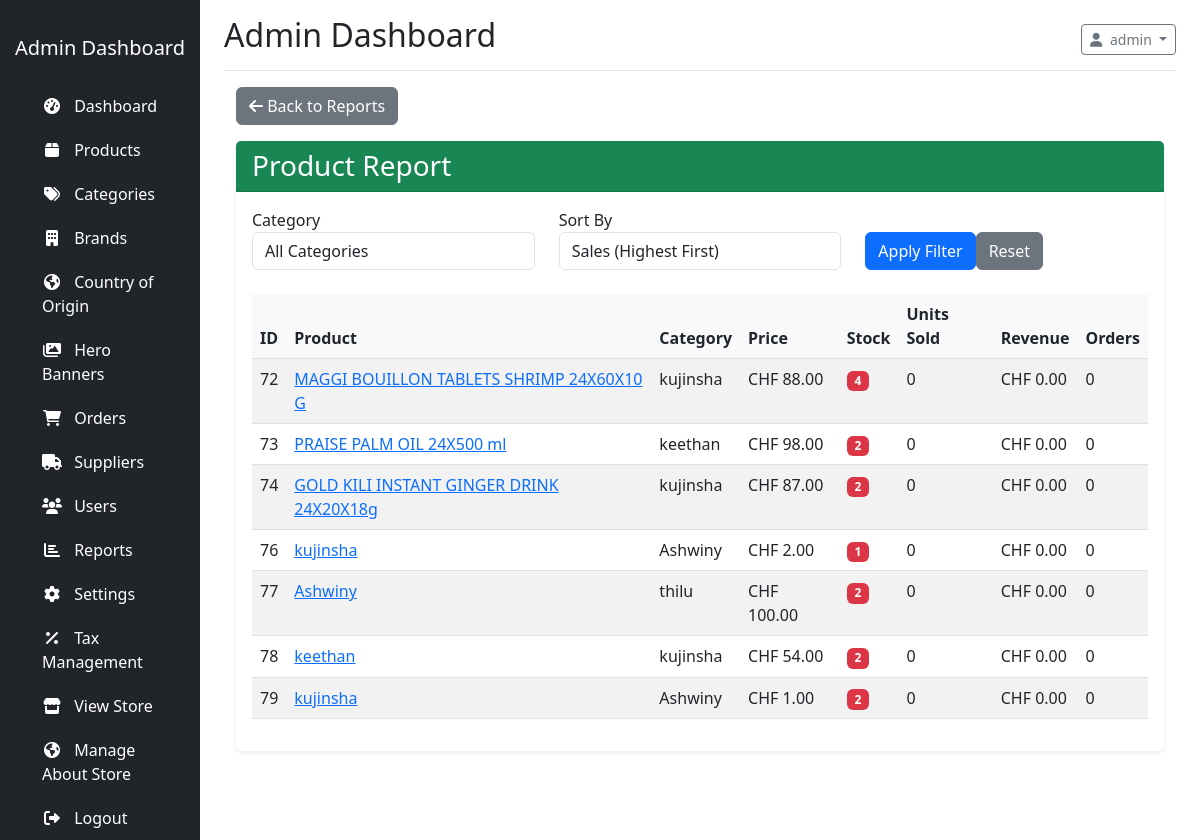
/?controller=report&action=products (signed in), run on an earlier commit of the app's database.
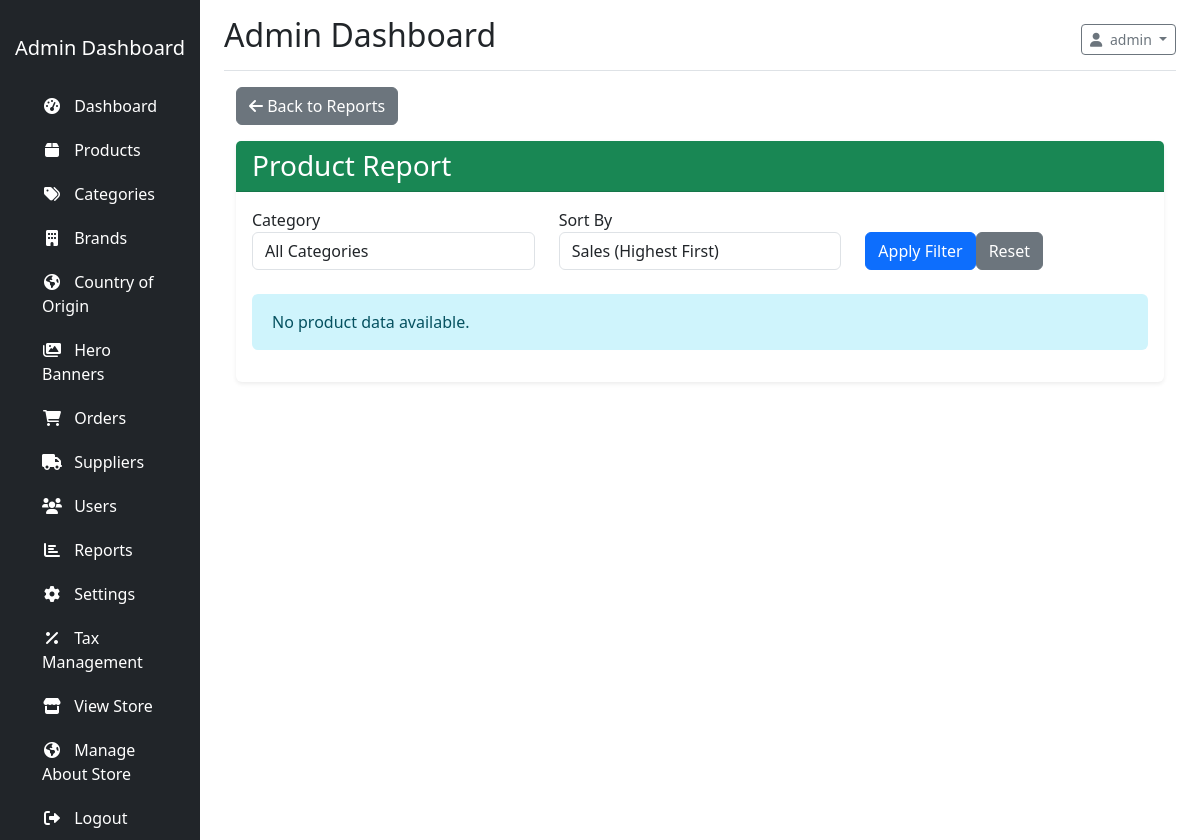
And on a later commit of the database.
### tables this page shows
CREATE TABLE IF NOT EXISTS `products` (
  `id` int NOT NULL AUTO_INCREMENT,
  `name` varchar(255) NOT NULL,
  `description` text,
  `price` decimal(10,2) NOT NULL,
  `sale_price` decimal(10,2) DEFAULT NULL,
  `stock_quantity` int NOT NULL DEFAULT '0',
  `sku` varchar(50) DEFAULT NULL,
  `category_id` int DEFAULT NULL,
  `brand_id` int DEFAULT NULL,
  `image` varchar(255) DEFAULT NULL,
  `status` enum('active','inactive','out_of_stock') DEFAULT 'active',
  `created_at` timestamp NULL DEFAULT CURRENT_TIMESTAMP,
  `updated_at` timestamp NULL DEFAULT CURRENT_TIMESTAMP ON UPDATE CURRENT_TIMESTAMP,
  `add_date` date NOT NULL DEFAULT (curdate()),
  `expiry_date` date DEFAULT NULL,
  `is_new` tinyint(1) NOT NULL DEFAULT '0',
  `country_id` int DEFAULT NULL,
  `price2` decimal(10,2) DEFAULT NULL,
  `price3` decimal(10,2) DEFAULT NULL,
  PRIMARY KEY (`id`),
  UNIQUE KEY `sku` (`sku`),
  KEY `category_id` (`category_id`),
  KEY `fk_products_brands` (`brand_id`)
);

CREATE TABLE IF NOT EXISTS `categories` (
  `id` int NOT NULL AUTO_INCREMENT,
  `name` varchar(100) NOT NULL,
  `description` text,
  `icon` varchar(50) DEFAULT NULL,
  `image` varchar(255) DEFAULT NULL,
  `parent_id` int DEFAULT NULL,
  `status` tinyint(1) DEFAULT '1',
  `created_at` timestamp NULL DEFAULT CURRENT_TIMESTAMP,
  `updated_at` timestamp NULL DEFAULT CURRENT_TIMESTAMP ON UPDATE CURRENT_TIMESTAMP,
  `tax_id` int DEFAULT NULL,
  PRIMARY KEY (`id`),
  KEY `parent_id` (`parent_id`),
  KEY `fk_categories_tax` (`tax_id`)
);

CREATE TABLE IF NOT EXISTS `settings` (
  `id` int NOT NULL AUTO_INCREMENT,
  `key` varchar(100) NOT NULL,
  `value` text,
  `group` varchar(50) DEFAULT 'general',
  `created_at` timestamp NULL DEFAULT CURRENT_TIMESTAMP,
  `updated_at` timestamp NULL DEFAULT CURRENT_TIMESTAMP ON UPDATE CURRENT_TIMESTAMP,
  PRIMARY KEY (`id`),
  UNIQUE KEY `key` (`key`)
);

### app/controllers/ReportController.php (called while the page is built, shortened)
<?php
class ReportController extends Controller {
    private $productModel;
    public function __construct() {
        $this->productModel = $this->model('Product');
    }
    public function products() {
        $categoryId = $this->get('category_id', 0);
        $sortBy = $this->get('sort_by', 'sales');
        $productData = $this->productModel->getProductReport($categoryId, $sortBy);
        $categoryModel = $this->model('Category');
        $categories = $categoryModel->getActiveCategories();
        $this->view('admin/reports/products', [
            'productData' => $productData,
            'categories' => $categories,
            'categoryId' => $categoryId,
            'sortBy' => $sortBy
        ]);
    }
}

### config/database.php (called while the page is built, shortened)
<?php
class Database {
    private $host = DB_HOST;
    private $user = DB_USER;
    private $pass = DB_PASS;
    private $dbname = DB_NAME;
    private $conn;
    private $stmt;
    public function __construct() {
        $dsn = 'mysql:host=' . $this->host . ';dbname=' . $this->dbname;
        $options = array(
            PDO::ATTR_PERSISTENT => true,
            PDO::ATTR_ERRMODE => PDO::ERRMODE_EXCEPTION,
            PDO::ATTR_DEFAULT_FETCH_MODE => PDO::FETCH_ASSOC,
            PDO::ATTR_EMULATE_PREPARES => false
        );
        try {
            $this->conn = new PDO($dsn, $this->user, $this->pass, $options);
        } catch(PDOException $e) {
            $this->error = $e->getMessage();
        }
    }
    public function query($query) {
        $this->stmt = null;
        try {
            $this->stmt = $this->conn->prepare($query);
            return true;
        } catch(PDOException $e) {
            $this->error = $e->getMessage();
            error_log('PDO Query Error: ' . $this->error . ' - Query: ' . $query);
            throw $e;
        }
    }
    public function bind($param, $value, $type = null) {
        if(is_null($type)) {
            switch(true) {
                case is_int($value):
                    $type = PDO::PARAM_INT;
                    break;
                default:
                    $type = PDO::PARAM_STR;
            }
        }
        try {
            $result = $this->stmt->bindValue($param, $value, $type);
            return true;
        } catch(PDOException $e) {
            $this->error = $e->getMessage();
            error_log('PDO Bind Error: ' . $this->error . ' - Param: ' . $param);
            return false;
        }
    }
    public function execute() {
        try {
            return $this->stmt->execute();
        } catch(PDOException $e) {
            $this->error = $e->getMessage();
            error_log('Execute Error: ' . $this->error);
            return false;
        }
    }
    public function resultSet() {
        try {
            if(!$this->execute()) {
                return [];
            }
            return $this->stmt->fetchAll();
        } catch(PDOException $e) {
            $this->error = $e->getMessage();
            error_log('ResultSet Error: ' . $this->error);
            return [];
        }
    }
    public function single() {
        try {
            if(!$this->execute()) {
                return false;
            }
            return $this->stmt->fetch();
        } catch(PDOException $e) {
            $this->error = $e->getMessage();
            error_log('Single Error: ' . $this->error);
            return false;
        }
    }
}

### app/models/Product.php (called while the page is built, shortened)
<?php
if (class_exists('Product')) {
    return;
}
class Product extends Model {
    protected $db;
    protected $table = 'products';
    public function __construct($db = null) {
        if ($db instanceof Database) {
            $this->db = $db;
        } else {
            $this->db = new Database;
        }
    }
    public function getProductReport($categoryId = 0, $sortBy = 'sales') {
        $categoryFilter = $categoryId > 0 ? "AND p.category_id = :category_id" : "";
        $orderBy = "total_sold DESC";
        switch($sortBy) {
            case 'sales':
            default:
                $orderBy = "total_sold DESC";
                break;
        }
        $sql = "SELECT p.*, c.name as category_name,
                SUM(IFNULL(oi.quantity, 0)) as total_sold,
                COUNT(DISTINCT o.id) as order_count,
                SUM(IFNULL(oi.quantity * oi.price, 0)) as revenue
                FROM {$this->table} p
                LEFT JOIN categories c ON p.category_id = c.id
                LEFT JOIN order_items oi ON p.id = oi.product_id
                LEFT JOIN orders o ON oi.order_id = o.id
                WHERE p.status = :status {$categoryFilter}
                GROUP BY p.id
                ORDER BY {$orderBy}";
        if(!$this->db->query($sql)) {
            $this->lastError = $this->db->getError();
            return [];
        }
        $this->db->bind(':status', 'active');
        return $this->db->resultSet();
    }
}

### app/helpers.php (called while the page is built, shortened)
<?php
function formatCurrency($amount, $currency = null) {
    if ($currency === null) {
        $settingModel = new Setting();
        $currency = $settingModel->getSetting('store_currency_symbol', '₹');
    }
    return $currency . ' ' . number_format((float)$amount, 2);
}

### app/models/Model.php (called while the page is built, shortened)
<?php
require_once ROOT_PATH . 'config/database.php';
class Model {
    public function __construct() {
        try {
            $this->db = new Database();
        } catch (Exception $e) {
            error_log('Database connection error in Model: ' . $e->getMessage());
            throw new Exception('Failed to connect to database. Please check your configuration.');
        }
    }
}

### app/models/Setting.php (called while the page is built, shortened)
<?php
class Setting extends Model {
    protected $table = 'settings';
    public function getSetting($key, $default = null) {
        $sql = "SELECT value FROM {$this->table} WHERE `key` = :key";
        if(!$this->db->query($sql)) {
            $this->lastError = $this->db->getError();
            return $default;
        }
        $this->db->bind(':key', $key);
        $result = $this->db->single();
        return $result ? $result['value'] : $default;
    }
}

### app/views/admin/reports/products.php (the view, shortened to what the changed rows need)
<?php require_once APP_PATH . 'views/admin/layouts/header.php'; ?>
<div class="container-fluid">
    <div class="row">
        <div class="col-md-12">
            <div class="card shadow-sm">
                <div class="card-body">
                    <form action="<?php echo BASE_URL; ?>?controller=report&action=products" method="GET" class="mb-4">
                        <div class="row">
                        </div>
                    </form>
                    <?php if(empty($productData)): ?>
                        <div class="alert alert-info">No product data available.</div>
                    <?php else: ?>
                        <div class="table-responsive">
                            <table class="table table-striped table-hover">
                                <thead>
                                    <tr>
                                        <th>ID</th>
                                        <th>Product</th>
                                        <th>Category</th>
                                        <th>Price</th>
                                        <th>Stock</th>
                                        <th>Units Sold</th>
                                        <th>Revenue</th>
                                        <th>Orders</th>
                                    </tr>
                                </thead>
                                <tbody>
                                    <?php foreach($productData as $product): ?>
                                        <tr>
                                            <td><?php echo $product['id']; ?></td>
                                            <td>
                                                <a href="<?php echo BASE_URL; ?>?controller=product&action=adminEdit&id=<?php echo $product['id']; ?>">
                                                    <?php echo $product['name']; ?>
                                                </a>
                                            </td>
                                            <td><?php echo $product['category_name']; ?></td>
                                            <td><?php echo formatCurrency($product['price']); ?></td>
                                            <td>
                                                <?php if($product['stock_quantity'] <= 5): ?>
                                                    <span class="badge bg-danger"><?php echo $product['stock_quantity']; ?></span>
                                                <?php elseif($product['stock_quantity'] <= 10): ?>
                                                    <span class="badge bg-warning"><?php echo $product['stock_quantity']; ?></span>
                                                <?php else: ?>
                                                    <?php echo $product['stock_quantity']; ?>
                                                <?php endif; ?>
                                            </td>
                                            <td><?php echo $product['total_sold'] ?? 0; ?></td>
                                            <td><?php echo formatCurrency($product['revenue'] ?? 0); ?></td>
                                            <td><?php echo $product['order_count'] ?? 0; ?></td>
                                        </tr>
                                    <?php endforeach; ?>
                                </tbody>
                            </table>
                        </div>
                    <?php endif; ?>
                </div>
            </div>
        </div>
    </div>
</div>
<?php require_once APP_PATH . 'views/admin/layouts/footer.php'; ?>

What changed in the data, as far as the page shows it:
removed products: id "72", name "MAGGI BOUILLON TABLETS SHRIMP 24X60X10 G", category.name "kujinsha", price.value "CHF 88.00", stock_quantity "4", total_sold "0", revenue "CHF 0.00", order_count "0"
removed products: id "73", name "PRAISE PALM OIL 24X500 ml", category.name "keethan", price.value "CHF 98.00", stock_quantity "2", total_sold "0", revenue "CHF 0.00", order_count "0"
removed products: id "74", name "GOLD KILI INSTANT GINGER DRINK 24X20X18g", category.name "kujinsha", price.value "CHF 87.00", stock_quantity "2", total_sold "0", revenue "CHF 0.00", order_count "0"
removed products: id "76", name "kujinsha", category.name "Ashwiny", price.value "CHF 2.00", stock_quantity "1", total_sold "0", revenue "CHF 0.00", order_count "0"
removed products: id "77", name "Ashwiny", category.name "thilu", price.value "CHF 100.00", stock_quantity "2", total_sold "0", revenue "CHF 0.00", order_count "0"
removed products: id "78", name "keethan", category.name "kujinsha", price.value "CHF 54.00", stock_quantity "2", total_sold "0", revenue "CHF 0.00", order_count "0"
removed products: id "79", name "kujinsha", category.name "Ashwiny", price.value "CHF 1.00", stock_quantity "2", total_sold "0", revenue "CHF 0.00", order_count "0"
Also different on the page:
text no longer shown: "ID Product Category Price Stock Units Sold Revenue Orders"
text now shown: "No product data available."
